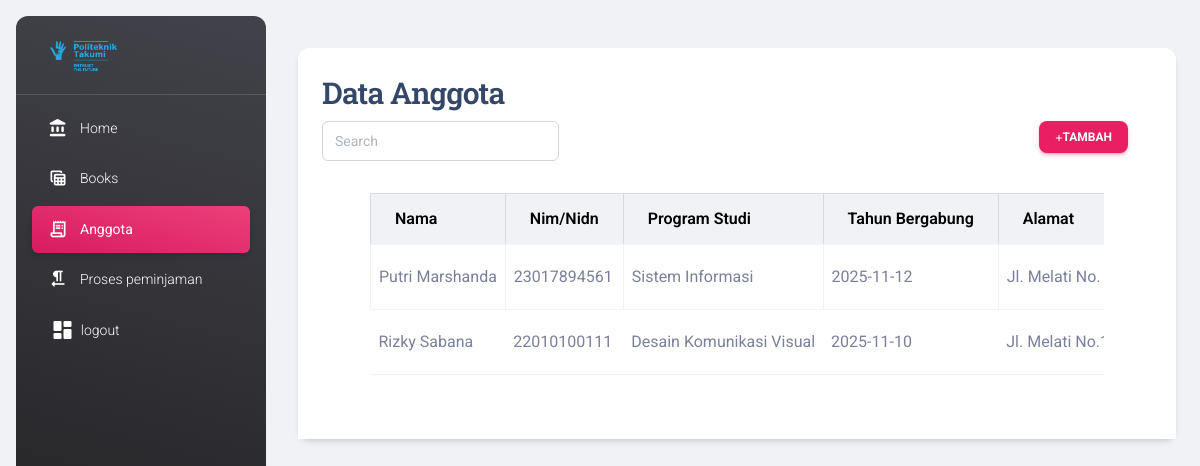
The page /app?page=anggota on the database its author committed.
### tables this page shows
CREATE TABLE `anggota` (
  `id_anggota` int(11) NOT NULL,
  `username` varchar(50) NOT NULL,
  `password` varchar(100) NOT NULL,
  `role` varchar(10) NOT NULL,
  `nama` varchar(100) NOT NULL,
  `nim_nidn` varchar(15) NOT NULL,
  `program_studi` varchar(50) NOT NULL,
  `waktu_bergabung` text NOT NULL,
  `alamat` text NOT NULL,
  `noHP` varchar(15) NOT NULL,
  `jenis_kelamin` varchar(15) NOT NULL,
  `created_at` timestamp NOT NULL DEFAULT current_timestamp(),
  `updated_at` timestamp NOT NULL DEFAULT current_timestamp(),
  `logged_in_at` timestamp NOT NULL DEFAULT current_timestamp()
);

### features/anggota/index.php (the view, shortened to what this page needs)
<?php
$data = mysqli_query($conn, "SELECT * FROM anggota");
$anggota = mysqli_fetch_all($data, MYSQLI_ASSOC);
?>
<div class="container mt-5">
    <div class="card">
        <div class="card-header">
            <div class="row">
                <div class="col-md-6">
                    <h3>Data Anggota</h3>
                </div>
                <div class="row">
                    <div class="col-md-4">
                        <form class=" align-items-center" role="search" method="POST">
                            <div class="ms-md-auto pe-md-3 align-items-center">
                                <div class="input-group input-group-outline">
                                    <input type="text" class="form-control" type="search" name="cari"
                                        placeholder="Search" aria-label="Search">
                                </div>
                            </div>
                        </form>
                    </div>
                    <div class="col-md-8">
                        <div class="text-end">
                            <a href="./app?page=anggota&view=addanggota" class="btn btn-primary btn-sm"><i
                                    class="fa-solid fa-plus"></i>Tambah</a>
                        </div>
                    </div>
                </div>
            </div>
            <div class="card-body">
                <div class="container">
                    <div class="table-responsive">
                        <table class="table table-bordered table-hover align-middle">
                            <thead class="table-light">
                                <tr>
                                    <th>nama</th>
                                    <th>nim/nidn</th>
                                    <th>program studi</th>
                                    <th>tahun bergabung</th>
                                    <th>alamat</th>
                                </tr>
                            </thead>
                            <tbody>
                                <?php foreach ($anggota as $no => $a): ?>
                                <tr>
                                    <td><?= $a['nama']?>
                                    <td><?= $a['nim_nidn'] ?></td>
                                    <td><?= $a['program_studi'] ?></td>
                                    <td><?= $a['waktu_bergabung'] ?></td>
                                    <td><?= $a['alamat'] ?></td>
                                </tr>
                                <?php endforeach; ?>
                            </tbody>
                        </table>
                    </div>
                </div>
            </div>
        </div>
    </div>

### rows shown on the page
anggota: nama "Putri Marshanda", nim_nidn "23017894561", program_studi "Sistem Informasi", waktu_bergabung "2025-11-12", alamat "Jl. Melati No.…"
anggota: nama "Rizky Sabana", nim_nidn "22010100111", program_studi "Desain Komunikasi Visual", waktu_bergabung "2025-11-10", alamat "Jl. Melati…"
